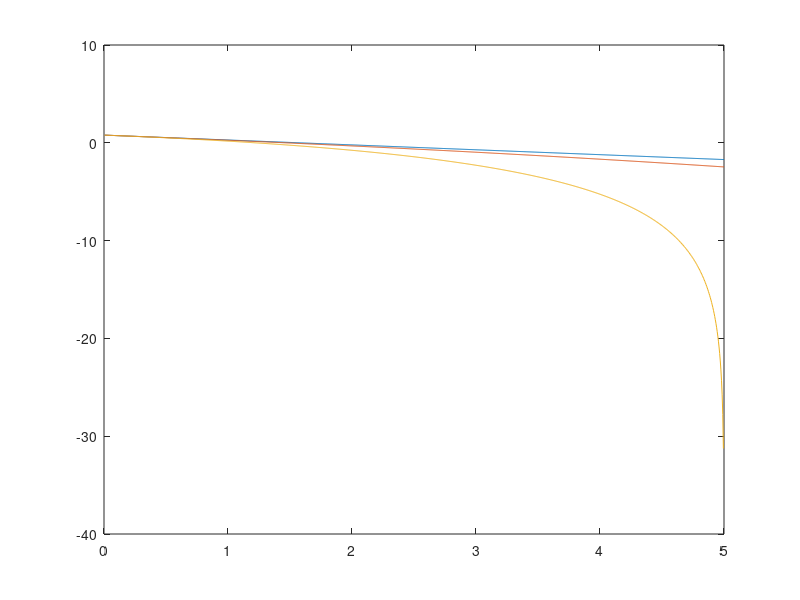

Here is the MATLAB script that generated this plot: (Note: this script raises an error after producing the figure.)
clear all

global Mat_param;
y1    =1.5741;
theta =0.2527;
T     = 24.7861;
T_theta=T*(1-cos(theta));


c_max_1=20000;
c_max_2=20;
c_max_3=5;

c_max=1000;

n_pts=1000;
x_max=5;
f_1=zeros(n_pts,1);
f_2=zeros(n_pts,1);
f_3=zeros(n_pts,1);
xx=zeros(n_pts,1);
for i=1:n_pts;
x=x_max*i/n_pts;
xx(i,1)=x;
f_1(i,1)=T_theta+c_max_1*log((c_max_1-x)/c_max_1)+0.5*x;
f_2(i,1)=T_theta+c_max_2*log((c_max_2-x)/c_max_2)+0.5*x;
f_3(i,1)=T_theta+c_max_3*log((c_max_3-x)/c_max_3)+0.5*x;
end
x=0;
plot(xx,f_1)
hold on
plot(xx,f_2)
plot(xx,f_3)

syms z
eqn = dirichlet_func(z,c_max,theta,T);
y = fsolve(@(x)dirichlet_func(x,c_max,theta,T),y1);
